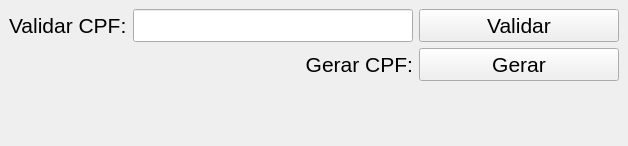
<?xml version="1.0" encoding="UTF-8"?>
<ui version="4.0">
 <class>MainWindow</class>
 <widget class="QMainWindow" name="MainWindow">
  <property name="geometry">
   <rect>
    <x>0</x>
    <y>0</y>
    <width>628</width>
    <height>146</height>
   </rect>
  </property>
  <property name="windowTitle">
   <string>Valida ou Gera CPF</string>
  </property>
  <widget class="QWidget" name="centralwidget">
   <layout class="QGridLayout" name="gridLayout">
    <item row="0" column="0">
     <widget class="QLabel" name="label_2">
      <property name="font">
       <font>
        <pointsize>16</pointsize>
       </font>
      </property>
      <property name="text">
       <string>Validar CPF:</string>
      </property>
     </widget>
    </item>
    <item row="0" column="1">
     <widget class="QLineEdit" name="inputValidaCPF">
      <property name="font">
       <font>
        <pointsize>16</pointsize>
       </font>
      </property>
     </widget>
    </item>
    <item row="0" column="2">
     <widget class="QPushButton" name="btnValidaCPF">
      <property name="minimumSize">
       <size>
        <width>200</width>
        <height>0</height>
       </size>
      </property>
      <property name="font">
       <font>
        <pointsize>16</pointsize>
       </font>
      </property>
      <property name="text">
       <string>Validar</string>
      </property>
     </widget>
    </item>
    <item row="1" column="1">
     <widget class="QLabel" name="label">
      <property name="font">
       <font>
        <pointsize>16</pointsize>
       </font>
      </property>
      <property name="text">
       <string>Gerar CPF:</string>
      </property>
      <property name="alignment">
       <set>Qt::AlignRight|Qt::AlignTrailing|Qt::AlignVCenter</set>
      </property>
     </widget>
    </item>
    <item row="1" column="2">
     <widget class="QPushButton" name="btnGeraCPF">
      <property name="font">
       <font>
        <pointsize>16</pointsize>
       </font>
      </property>
      <property name="text">
       <string>Gerar</string>
      </property>
     </widget>
    </item>
    <item row="2" column="0" colspan="3">
     <widget class="QLabel" name="labelRetorno">
      <property name="font">
       <font>
        <pointsize>28</pointsize>
       </font>
      </property>
      <property name="styleSheet">
       <string notr="true">color: green</string>
      </property>
      <property name="text">
       <string/>
      </property>
      <property name="alignment">
       <set>Qt::AlignCenter</set>
      </property>
     </widget>
    </item>
   </layout>
  </widget>
 </widget>
 <resources/>
 <connections/>
</ui>
